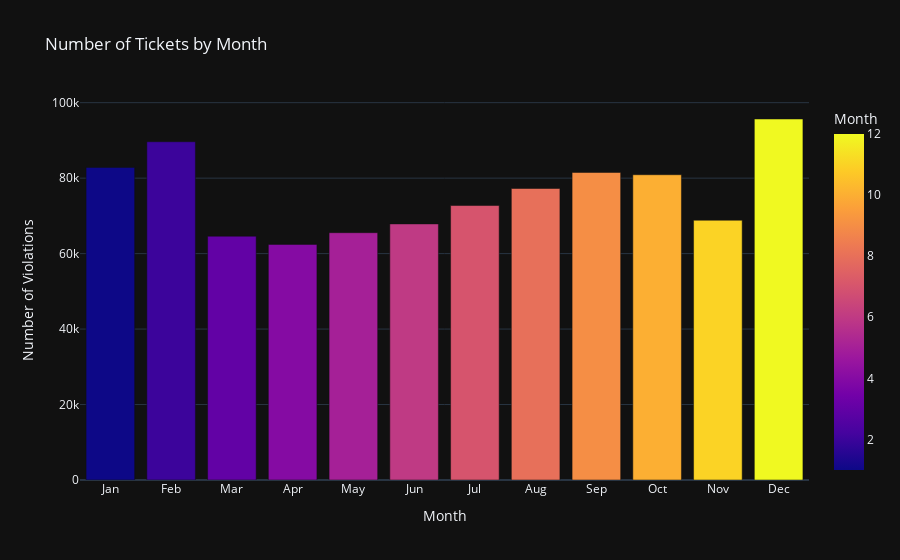

Notebook code for this chart:
### Code cell
fig = px.bar(tickets_by_month, x='Month',y='count', color='Month',
             title='Number of Tickets Issued by Month',
             labels={'count': 'Number of Violations'})
fig.update_layout(
    xaxis=dict(
        showticklabels=True,
        type='category',
        tickmode='array',
        tickvals=[1, 2, 3, 4, 5, 6, 7, 8, 9, 10, 11, 12],
        ticktext=['Jan', 'Feb', 'Mar', 'Apr', 'May', 'Jun', 'Jul', 'Aug', 'Sep', 'Oct', 'Nov', 'Dec']
    )
)
fig

### Figure 1 — Plotly figure (JSON) as saved in the notebook; plotly's stock layout.template omitted (floating-point values rounded to 4 significant figures)
{"data": [{"alignmentgroup": "True", "hovertemplate": "Month=%{marker.color}<br>Number of Violations=%{y}<extra></extra>", "legendgroup": "", "marker": {"color": [1, 2, 3, 4, 5, 6, 7, 8, 9, 10, 11, 12], "coloraxis": "coloraxis", "pattern": {"shape": ""}}, "name": "", "offsetgroup": "", "orientation": "v", "showlegend": false, "textposition": "auto", "x": [1, 2, 3, 4, 5, 6, 7, 8, 9, 10, 11, 12], "xaxis": "x", "y": [82851, 89655, 64615, 62436, 65544, 67868, 72744, 77259, 81512, 80907, 68850, 95676], "yaxis": "y", "type": "bar"}], "layout": {"xaxis": {"anchor": "y", "domain": [0.0, 1.0], "title": {"text": "Month"}, "showticklabels": true, "type": "category", "tickmode": "array", "tickvals": [1, 2, 3, 4, 5, 6, 7, 8, 9, 10, 11, 12], "ticktext": ["Jan", "Feb", "Mar", "Apr", "May", "Jun", "Jul", "Aug", "Sep", "Oct", "Nov", "Dec"]}, "yaxis": {"anchor": "x", "domain": [0.0, 1.0], "title": {"text": "Number of Violations"}}, "coloraxis": {"colorbar": {"title": {"text": "Month"}}, "colorscale": [[0.0, "#0d0887"], [0.1111, "#46039f"], [0.2222, "#7201a8"], [0.3333, "#9c179e"], [0.4444, "#bd3786"], [0.5556, "#d8576b"], [0.6667, "#ed7953"], [0.7778, "#fb9f3a"], [0.8889, "#fdca26"], [1.0, "#f0f921"]]}, "legend": {"tracegroupgap": 0}, "title": {"text": "Number of Tickets by Month"}, "barmode": "relative"}}
